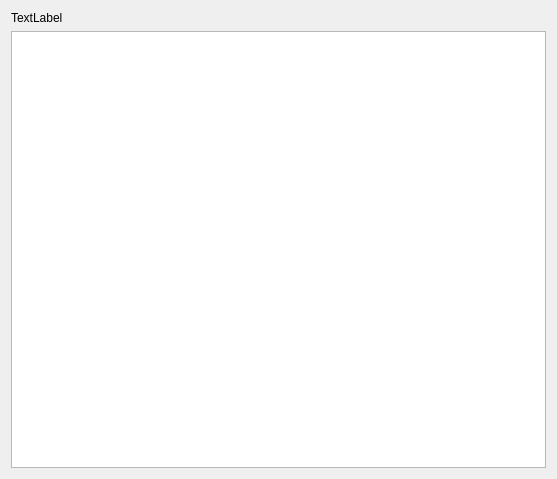
<?xml version="1.0" encoding="UTF-8"?>
<ui version="4.0">
 <class>Dialog</class>
 <widget class="QDialog" name="Dialog">
  <property name="geometry">
   <rect>
    <x>0</x>
    <y>0</y>
    <width>557</width>
    <height>479</height>
   </rect>
  </property>
  <property name="windowTitle">
   <string>Dialog</string>
  </property>
  <layout class="QVBoxLayout" name="verticalLayout">
   <item>
    <widget class="QLabel" name="label">
     <property name="text">
      <string>TextLabel</string>
     </property>
    </widget>
   </item>
   <item>
    <widget class="QListWidget" name="listWidget"/>
   </item>
  </layout>
 </widget>
 <resources/>
 <connections/>
</ui>
